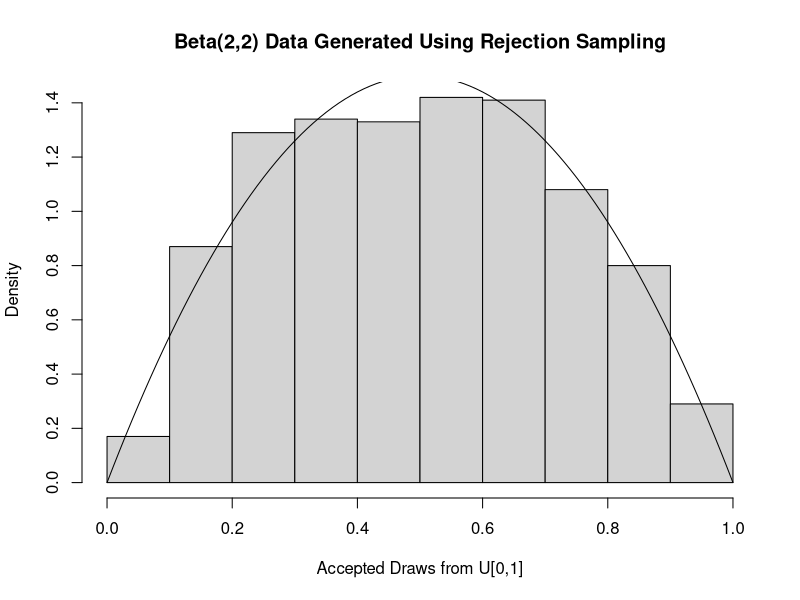

Write R code to recreate this figure.
## ---- chunk 1
#| include: false
library(dplyr)
## ---- chunk 2
# Obtain 2000 samples from the Unif[0, 1] distribution.
sample = data.frame(unif = runif(2000, 0, 1))

# Obtain 2000 samples from the Beta(2, 2) distribution based on our samples from the uniform distribution.
sample$betaDensity = dbeta(sample$unif, 2, 2)

# Set normalizing constant to be the maximum Beta density value
maxDens = max(sample$betaDensity, na.rm = T)

# Apply the acceptance / rejection criterion
sample$accepted = ifelse(runif(2000, 0, 1) < sample$betaDensity / maxDens, T, F)

# Filter down to the first 1000 samples accepted
sample <- sample %>%
  filter(accepted == T)
sample <- sample[c(1:1000),]
## ---- chunk 3
# Plot histogram
hist(sample$unif[sample$accepted], freq = F, main = "Beta(2,2) Data Generated Using Rejection Sampling", xlab = "Accepted Draws from U[0,1]")

# Plot the Beta(2, 2) distribution
curve(dbeta(x, 2, 2), from = 0, to = 1, add = T)
